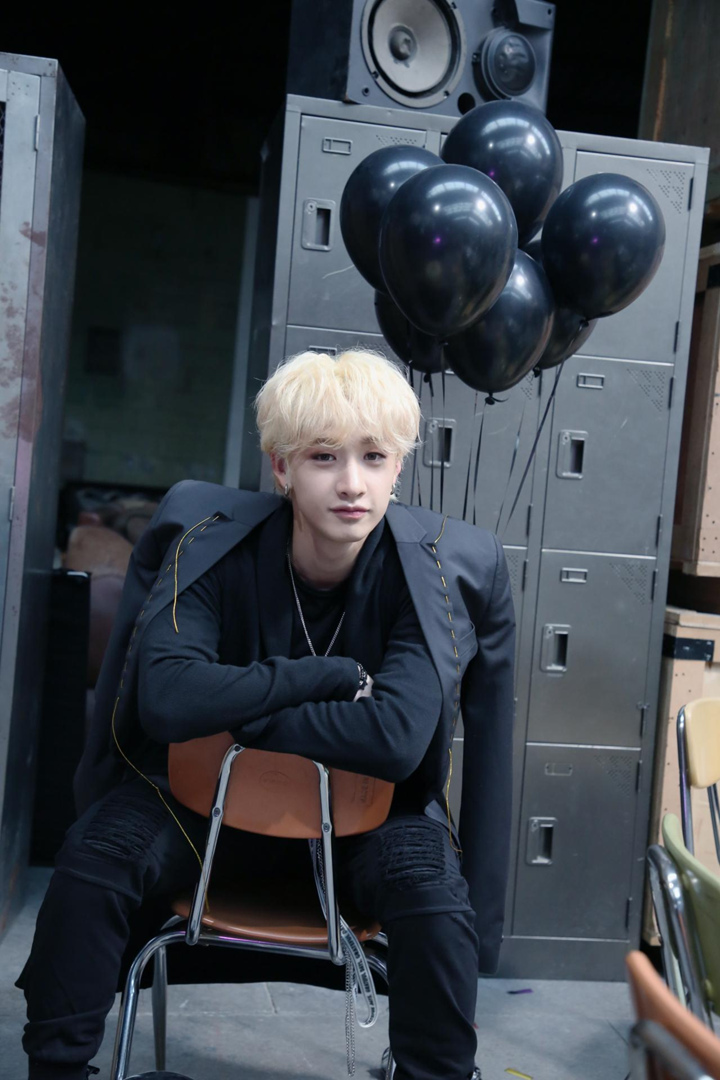
#> input picture bangchan.jpg, 720 x 1080 px
$ python bangchan.py
#> lines starting #> are read from the running program, lines starting #| are printed output that depends on the picture
import cv2
def photo():
    image = cv2.imread("bangchan.jpg", cv2.IMREAD_COLOR)
#> image is the input picture: shape (1080, 720, 3); mean B, G, R 74.4, 66.9, 60.8
    cv2.imshow("bangchan", image)
    cv2.waitKey(0)
photo()
def photo2():
    image = cv2.imread("bangchan.jpg", cv2.IMREAD_GRAYSCALE)
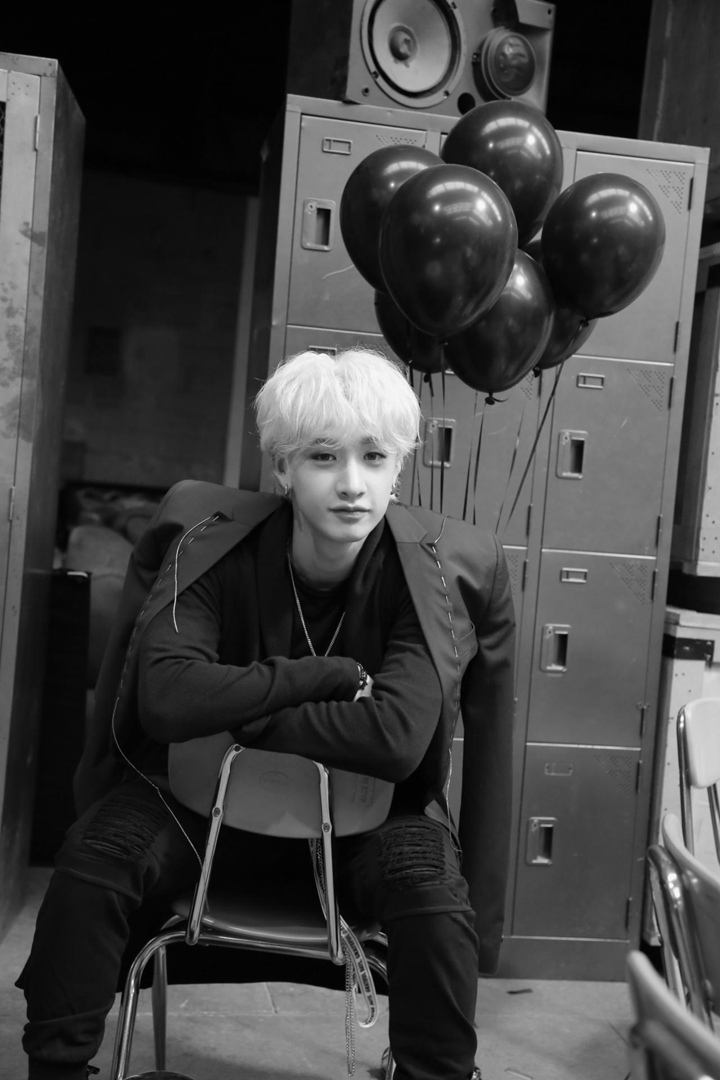
#> image: shape (1080, 720); min 0, max 255, mean 65.9
    cv2.imshow("bangchan", image)
    cv2.waitKey(0)
photo2()
def rgb():
    image = cv2.imread("bangchan.jpg")
    r, g, b = cv2.split(image)
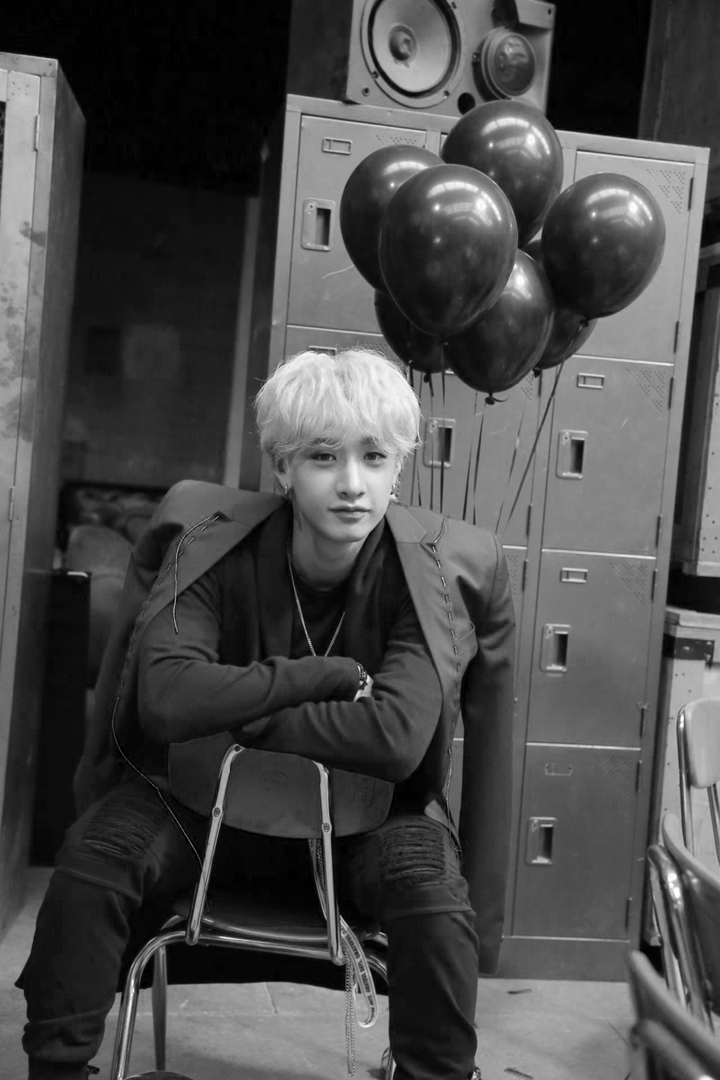
#> r: shape (1080, 720); min 0, max 255, mean 74.4
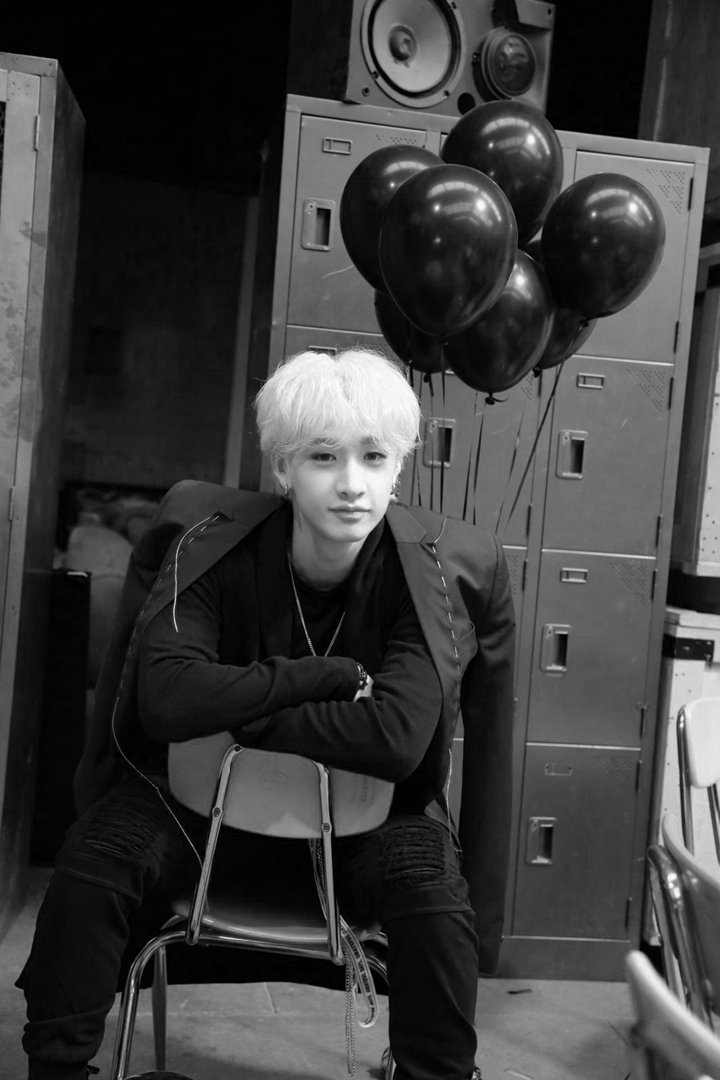
#> b: shape (1080, 720); min 0, max 255, mean 60.8
    cv2.imshow("red", r)
    cv2.imshow("green", g)
    cv2.imshow("blue", b)
    cv2.waitKey(0)
rgb()
def blur():
    image = cv2.imread("bangchan.jpg", cv2.IMREAD_COLOR)
    image_blur = cv2.blur(image, (5,7))
    cv2.imshow("bangchan",image_blur)
    cv2.waitKey(0)
blur()
def cut():
    image = cv2.imread("bangchan.jpg", cv2.IMREAD_COLOR)
    cv2.imshow("bangchan", image [300:700,200:500])
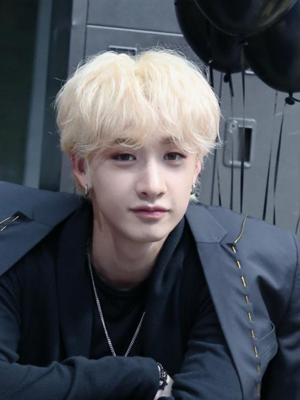
#> window 'bangchan': shape (400, 300, 3); mean B, G, R 88.1, 80.1, 75.7
    cv2.waitKey(0)
cut()

$ run again, with yeoo.jpg copied over bangchan.jpg
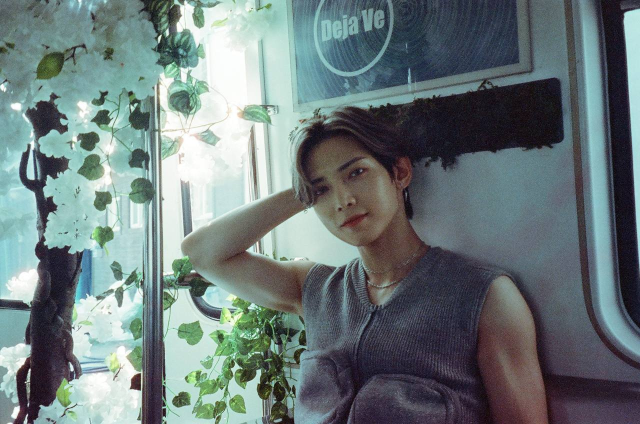
#> input picture yeoo.jpg, 1280 x 848 px (shown at 1/2 size)
#> in photo, image is the input picture: shape (848, 1280, 3); mean B, G, R 123.1, 122.5, 108.8
#> image: shape (848, 1280)
#> in rgb, `r, g, b = cv2.split(image)`:
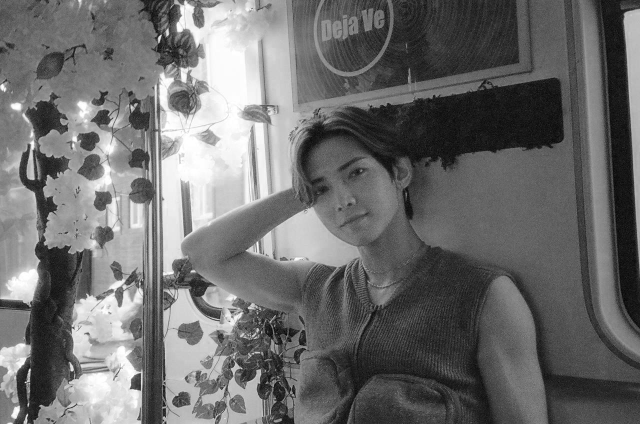
#> b: shape (848, 1280) (shown at 1/2 size); min 0, max 255, mean 108.8
#> in cut, `cv2.imshow("bangchan", image [300:700,200:500])`:
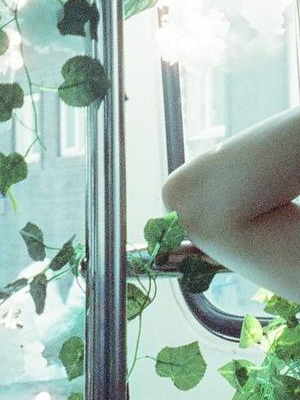
#> window 'bangchan': shape (400, 300, 3); mean B, G, R 175.3, 184.7, 163.4
